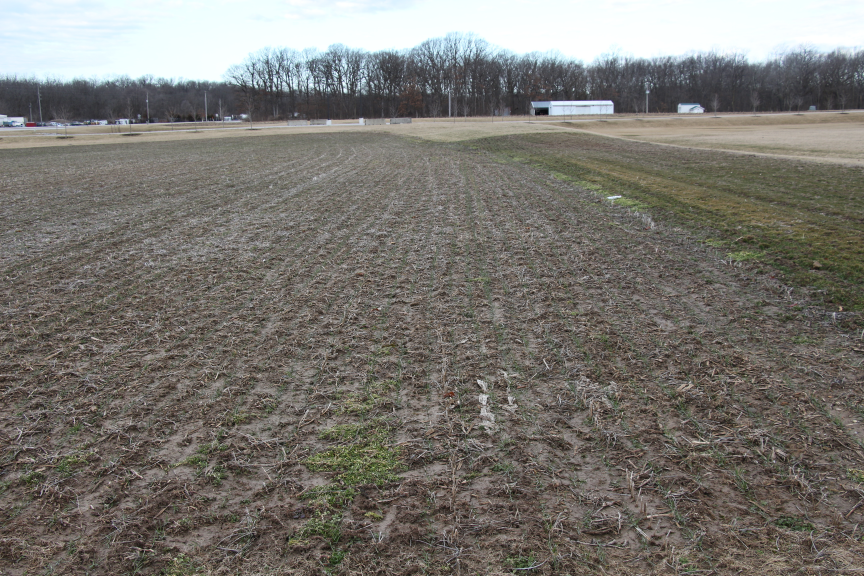
#> input picture Crop Images from Purdue/IMG_2669.JPG, 2592 x 1728 px (shown at 1/3 size)
$ python -i mini_contour_algorithm.py   (imports and definitions only)
#> lines starting #> are read from the running program, lines starting #| are printed output that depends on the picture; after the words box and inside, x2 and y2 are one past the last pixel; in counts of white or black regions, pixels touching at a corner belong together
### Lines.py
import sys

import numpy
from cv2 import cv2
import numpy as np

"""
This class deals with everything to do with lines in our program
Every Algorithm calls functions from this class to:
    1. Draw the lines detected by OpenCV onto a frame
    2. Calculate intersections given a set of lines
    3. Draw the vanishing point onto the frame, given a set of x values
"""


def polar2points(rho: float, theta: float):
    """
    Helper function that,
    converts a polar definition of a line to a 2 point definition.
    Args:
        rho: input line rho
        theta: input line theta

    Returns:
        end_pts: [(x1, y1), (x2, y2)]
    """

    end_pts = []

    a = np.math.cos(theta)
    b = np.math.sin(theta)
    x0 = a * rho
    y0 = b * rho
    pt1 = (int(x0 + 2000 * (-b)), int(y0 + 2000 * a))
    pt2 = (int(x0 - 2000 * (-b)), int(y0 - 2000 * a))

    end_pts.append(pt1)
    end_pts.append(pt2)

    return end_pts


def getIntersections(lines):
    """
    Calculates and returns all the intersection points between positive and negative gradient lines
    also returns a set of only the x co-ordinates for the intersections, for easier processing in the main methods
    Args:
        lines: [[votes, rho, theta]]

    Returns:
        intersections: [(x,y)]
        points: [x]
    """
    intersections = []
    points = []
    lines_left = []
    lines_right = []

    # check the lines array, only run if the lines array is not empty
    if lines is not None:

        # for each line in the lines array, we determine its slope.
        for line in lines:
            x1, y1, x2, y2 = assignCoordinateValues(line)

            # if the line is a vertical line, skip it
            if x2 == x1:
                continue
            else:
                slope = (y2 - y1) / (x2 - x1)

            # we only want to process lines that have a steep slope
            # keep in mind the x values increase to the right, y values increase downwards in an image
            if slope > 1 or slope < -1:
                # cv2.line(frame, (x1, y1), (x2, y2), (0, 0, 255), 1)

                # we split the lines into two different lists by their slopes (positive vs. negative)
                # we call these two list lines_right and lines_left
                if slope > 0:
                    lines_right.append(line)
                else:
                    lines_left.append(line)

        # for each possible pairs of line that can be made from lines_right and lines_left,
        # we find an intersection point
        for lineL in lines_left:
            for lineR in lines_right:
                x1L, y1L, x2L, y2L = assignCoordinateValues(lineL)
                x1R, y1R, x2R, y2R = assignCoordinateValues(lineR)

                # calls the getIntersection helper function
                intersect = getIntersection(((x1L, y1L), (x2L, y2L)), ((x1R, y1R), (x2R, y2R)))
                if type(intersect) is bool:
                    continue

                # the intersections array is an array of points coordinates (x, y)
                # the points array is an array of the x coordinates of the points
                intersections.append(intersect)
                points.append(intersect[0])

    return intersections, points


def assignCoordinateValues(line):
    """
    Helper method,
    Since we will be working with different types of lines, we need a way to convert any type of line into
    the required form of (x1, y1), (x2, y2), which makes it easier to draw onto frame.
    This method takes any line as an input and returns it with our desired format
    :param line:
                Can be of three types currently (please update if new types of lines are utilized)
                1. Hough Algorithm: [((x1,y1), (x2,y2))] (element of outer array is of type numpy.ndarray)
                2. Contour Algorithm: [x1 y1 x2 y2]
                3. Mini Contour Algorithm: [[votes, rho, theta]]
    :return: [x1 y1 x2 y2] (converts line to point form)
    """

    # Type 1
    if isinstance(line[0], numpy.ndarray) and len(line[0]) == 4:
        x1, y1, x2, y2 = line[0]
    # Type 2
    elif isinstance(line, list) and len(line) == 4:
        x1, y1, x2, y2 = line
    # Type 3
    else:
        points = polar2points(line[0][1], line[0][2])
        x1, y1 = points[0]
        x2, y2 = points[1]

    return x1, y1, x2, y2


# [30 lines left out: function getIntersection, not called in this run]


# helper function to draw lines on given frame
def drawLinesOnFrame(lines, frame):
    """
    Helper function that draws lines on a frame
    :param lines: set of all lines
    :param frame: frame on which lines need to be drawn
    :return: the updated frame
    """
    if lines is not None:
        for line in lines:
            x1, y1, x2, y2 = assignCoordinateValues(line)

            # Avoids math error, and we can skip since we don't care about horizontal lines
            if x1 == x2:
                continue
            slope = (float(y2 - y1)) / (x2 - x1)
            # Check if slope is sufficiently large, since we are interested in vertical lines
            if abs(slope) > 1:
                cv2.line(frame, (x1, y1), (x2, y2), (0, 0, 255), 2, cv2.LINE_AA)
    return frame


def drawVanishingPoint(frame, points):
    """
    Function that draws the vanishing point onto a frame
    :param frame: the frame on which the point needs to be drawn
    :param points: a list of x co-ordinates from which the vanishing point will be calculated
    :return: (x, y), where x is the median intersection point and y is a constant value
    """
    if len(points) != 0:
        IntersectingX = np.median(points)
        cv2.circle(frame, (int(IntersectingX), int(frame.shape[1] / 2)), 8, (255, 0, 0), -1)

        return (int(IntersectingX), int(frame.shape[1] / 2))

### mini_contour_algorithm.py
from cv2 import cv2
from numpy import array, ones, float32, zeros
import math
import Lines


class MiniContoursAlgorithm:
    # applies hsv binarization to the image
    # slices the image into horizontal strips and finds all the contours in each strip
    # determines the centroids for all the mini-contours
    # takes all theses centroids and applies hough transform to find the lines that pass through the centroids
    def __init__(self, max_vote=0):

        # smoothing kernel
        self.kernel = ones((5, 5), float32) / 25

        # thresholds for the color of the crop rows
        self.low_green = array([25, 52, 72])
        self.high_green = array([102, 255, 255])

        # random colors for drawing lines etc
        self.color1 = (255, 255, 0)  # blue
        self.color2 = (200, 200, 255)  # pink

        # parameters for HoughLinesPointSet
        self.max_vote = max_vote
        self.num_strips = 60
        self.lines_max = 30
        self.threshold = 4
        self.min_rho = 0
        self.max_rho = 1000
        self.rho_step = 1
        self.min_theta = -math.pi / 4
        self.max_theta = math.pi / 4
        self.theta_step = math.pi / 180

    def apply_filters(self, originalframe):
        # orginal_frame: BGR frame
        # returns frame: filtered BGR frame

        frame = cv2.filter2D(originalframe, -1, self.kernel)
        frame = cv2.bilateralFilter(frame, 9, 10, 75)

        return frame

    def getCentroids(self, mask, num_strips):

        # mask is a binary mask of the image
        # number of strips is the number of strips to divide the image into for finding centroids
        # returns list [(x1, y1), (x2, y2), ...] of all the centroids obtained

        strips = []
        width = int(mask.shape[0] / num_strips)
        for i in range(num_strips):
            strips.append(mask[i * width:(i + 1) * width, 0:mask.shape[1]])

        centroids = []
        for i, strip in enumerate(strips):
            # the below line works for some versions of cv2, add an "_," to the start if it receives 3 values
            contours, hierarchy = cv2.findContours(strip, cv2.RETR_EXTERNAL, cv2.CHAIN_APPROX_SIMPLE)
            strip_centroids = []
            for contour in contours:
                M = cv2.moments(contour)
                try:
                    cX = int(M["m10"] / M["m00"])
                    strip_centroids.append((cX, strip.shape[0] * (i + 0.5)))
                except:
                    pass
            centroids.append(strip_centroids)

        return centroids

    def getCenterHoughLines(self, frame, num_strips=60, lines_max=30, threshold=4, min_rho=0, max_rho=1000, rho_step=1,
                            min_theta=-math.pi / 4, max_theta=math.pi / 4, theta_step=math.pi / 180):
        # frame: BGR frame
        # num_strips: number of strips for centroid calculation
        # other parameters for HoughLinesPointSet
        # returns:
        # frame: original frame with hough lines drawn on
        # lines: list of [[votes, rho, theta]] of all lines
        # point_lines: list of [votes, pt1, pt2] of all lines

        mask = cv2.inRange(cv2.cvtColor(frame, cv2.COLOR_BGR2HSV), self.low_green, self.high_green)
        mask = cv2.morphologyEx(mask, cv2.MORPH_OPEN, self.kernel)

        centroids = self.getCentroids(mask, num_strips=num_strips)

        points = zeros(mask.shape)
        points_vector = []

        for i, strip_centroid in enumerate(centroids):
            if i > int(0.3 * len(centroids)):
                for centroid in strip_centroid:
                    cv2.circle(frame, (int(centroid[0]), int(centroid[1])), 3, self.color1, -1)

                    points_vector.append([int(centroid[0]), int(centroid[1])])

        cv2.cvtColor(mask, cv2.COLOR_GRAY2BGR)

        for point in points_vector:
            try:
                points[point[1]][point[0]] = 255
            except:
                pass
        points_vector = array([points_vector])
        lines = cv2.HoughLinesPointSet(points_vector, lines_max=lines_max, threshold=threshold, min_rho=min_rho,
                                       max_rho=max_rho, rho_step=rho_step, min_theta=min_theta, max_theta=max_theta,
                                       theta_step=theta_step)

        return frame, lines

    def processFrame(self, originalframe):

        # original_frame: BGR frame
        # returns frame: original_frame with the lines and centroids drawn on
        frame = self.apply_filters(originalframe)

        frame, lines = self.getCenterHoughLines(frame,
                                                             num_strips=100,
                                                             lines_max=self.lines_max,
                                                             threshold=self.threshold,
                                                             min_rho=self.min_rho,
                                                             max_rho=self.max_rho,
                                                             rho_step=self.rho_step,
                                                             min_theta=self.min_theta,
                                                             max_theta=self.max_theta,
                                                             theta_step=self.theta_step)

        # draw detected lines on a frame
        lineimg = Lines.drawLinesOnFrame(lines, originalframe.copy())

        # Calculate intersection points
        intersections, points = Lines.getIntersections(lines)

        # Draw vanishing point
        Lines.drawVanishingPoint(lineimg, points)

        cv2.imshow('mini contour algorithm', lineimg)
        return lineimg

>>> import cv2
>>> picture = cv2.imread('Crop Images from Purdue/IMG_2669.JPG')
#> picture is the input picture: shape (1728, 2592, 3); mean B, G, R 111.9, 117.6, 120.6
>>> result = MiniContoursAlgorithm().processFrame(picture)
#> in getCenterHoughLines, `mask = cv2.inRange(cv2.cvtColor(frame, cv2.COLOR_BGR2HSV), self.low_gr..`:
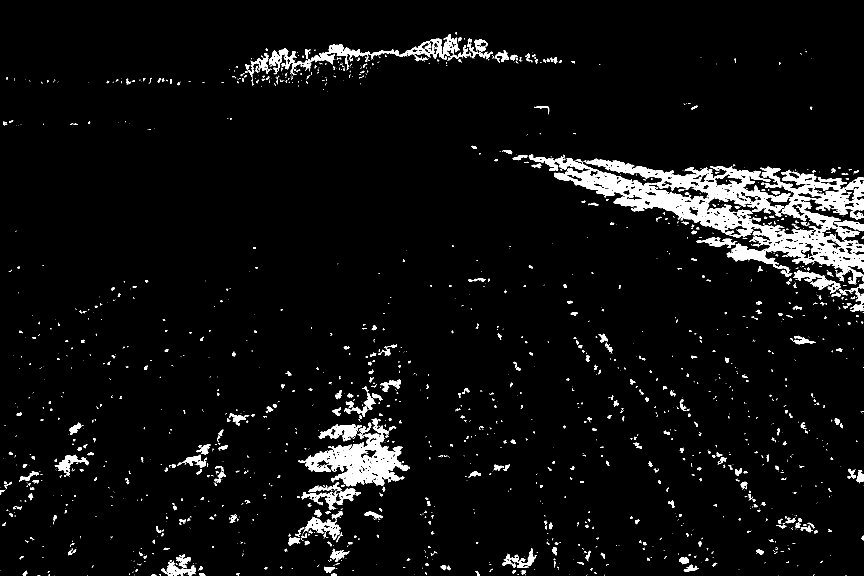
#> mask: shape (1728, 2592) (shown at 1/3 size); 4.8% white; 2003 white regions (1406 under 20 px), largest, box (x1, y1, x2, y2) and area: (1586, 464, 2592, 853) 103670, (894, 1256, 1230, 1459) 23687, (909, 132, 1223, 206) 4659
#> in getCenterHoughLines, `mask = cv2.morphologyEx(mask, cv2.MORPH_OPEN, self.kernel)`:
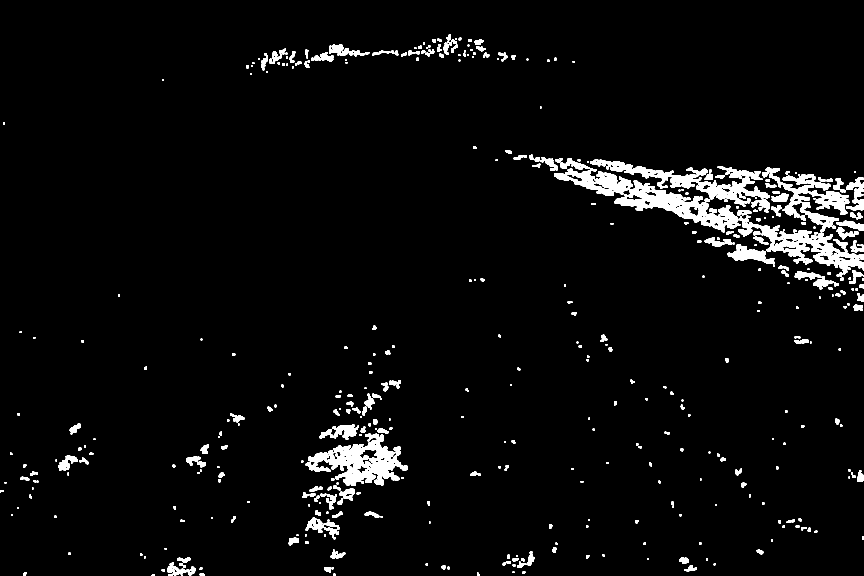
#> mask: shape (1728, 2592) (shown at 1/3 size); 3.8% white; 472 white regions (1 under 20 px), largest, box (x1, y1, x2, y2) and area: (1663, 505, 2221, 697) 26150, (924, 1301, 1224, 1458) 19284, (2260, 673, 2592, 823) 15942
#> after the loop in getCentroids, `for i in range(num_strips):`: strips = 100 items
#> the loop in getCentroids, `for i, strip in enumerate(strips): # the below line works for some ver..` made 100 passes
#> contours on passes 14, 15, 19, 20: [[[751, 0], [751, 3], [755, 3], [755, 0]]], [[[487, 0], [487, 4], [491, 4], [491, 0]]], [[[1620, 14], [1620, 16], [1624, 16], [1624, 14]]], [[[1620, 0], [1620, 1], [1624, 1], [1624, 0]]]
#> after the loop in getCentroids, `for i, strip in enumerate(strips):`: centroids = 100 items, first 6: [], [], [], [], [], []
#> the loop in getCenterHoughLines, `for i, strip_centroid in enumerate(centroids):` made 100 passes
#> strip_centroid on passes 1, 2, 3, 4, 5, 6, 13, 14, 15, 16, 17, 18: [], [], [], [], [], [], [(753, 212.5), (800, 212.5), (789, 212.5), (742, 212.5)], [(753, 229.5)], [(489, 246.5)], [], [], []
#> after the loop in getCenterHoughLines, `for i, strip_centroid in enumerate(centroids):`: points_vector = 685 pairs, first value 1 to 2589, second value 535 to 1691
#> the loop in getCenterHoughLines, `for point in points_vector:` made 685 passes
#> point on passes 1 to 3: [2145, 535], [1905, 535], [2303, 535]
#> after the loop in getCenterHoughLines, `for point in points_vector:`:
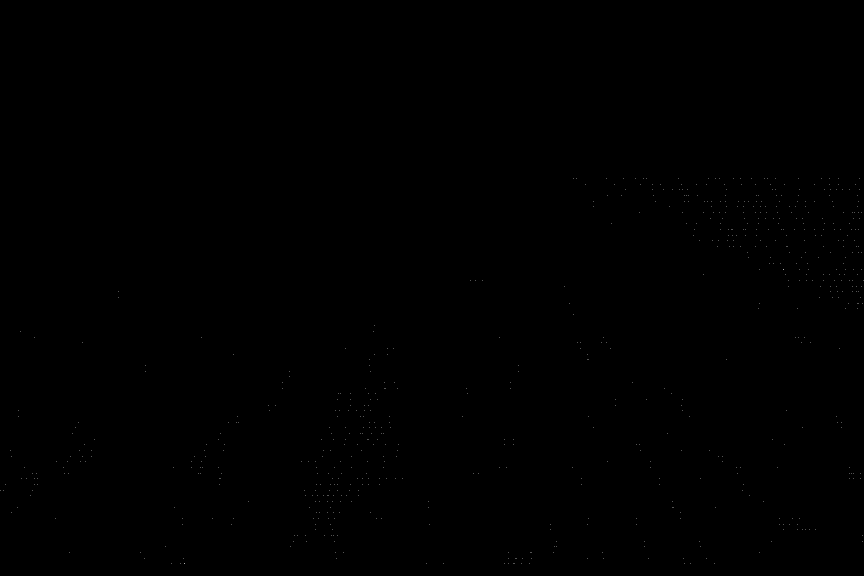
#> points: shape (1728, 2592) float64 (shown at 1/3 size); 0.02% white in thin lines or dots, all inside (x1, y1, x2, y2) = (1, 535, 2590, 1692)
#> in getCenterHoughLines, `lines = cv2.HoughLinesPointSet(points_vector, lines_max=lines_max, thr..`: lines = [[5, 610, -0.227]]
#> the loop in drawLinesOnFrame, `for line in lines:` made 1 pass
#> (line, x1, y1, x2) on pass 1: ([[5, 610, -0.227]], 1044, 1811, 144)
#> the loop in getIntersections, `for line in lines:` made 1 pass
#> after the loop in getIntersections, `for line in lines:`: lines_left = []; lines_right = [[[5, 610, -0.227]]]
#> after the loop in getIntersections, `for lineL in lines_left:`: intersections = []
